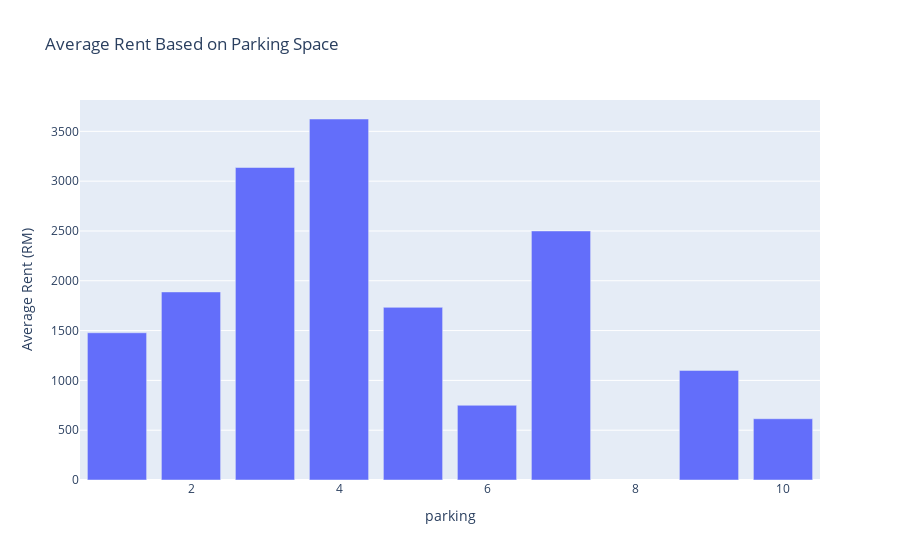

Write notebook code for a chart like this one.
### Code cell
parking = df_new.groupby('parking')['monthly_rent(RM)'].mean().round().reset_index()
px.bar(parking, x='parking', y='monthly_rent(RM)',  
       title='Average Rent Based on Parking Space', hover_data=['parking'], 
        labels={'monthly_rent(RM)': 'Average Rent (RM)'})

### Figure 1 — Plotly figure (JSON) as saved in the notebook; plotly's stock layout.template omitted (floating-point values rounded to 4 significant figures)
{"data": [{"alignmentgroup": "True", "hovertemplate": "parking=%{x}<br>Average Rent (RM)=%{y}<extra></extra>", "legendgroup": "", "marker": {"color": "#636efa", "pattern": {"shape": ""}}, "name": "", "offsetgroup": "", "orientation": "v", "showlegend": false, "textposition": "auto", "type": "bar", "x": [1, 2, 3, 4, 5, 6, 7, 9, 10], "xaxis": "x", "y": [1478, 1888, 3137, 3624, 1733, 750, 2500, 1100, 615], "yaxis": "y"}], "layout": {"autosize": true, "barmode": "relative", "legend": {"tracegroupgap": 0}, "title": {"text": "Average Rent Based on Parking Space"}, "xaxis": {"anchor": "y", "autorange": true, "domain": [0, 1], "range": [0.5, 10.5], "title": {"text": "parking"}, "type": "linear"}, "yaxis": {"anchor": "x", "autorange": true, "domain": [0, 1], "range": [0, 3815.0], "title": {"text": "Average Rent (RM)"}, "type": "linear"}}}
